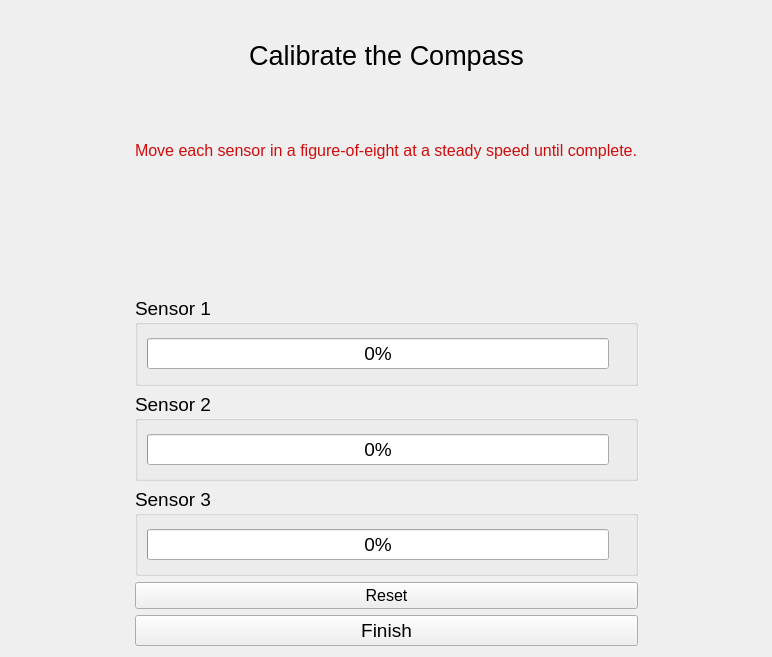
<?xml version="1.0" encoding="UTF-8"?>
<ui version="4.0">
 <class>CompassCalibration</class>
 <widget class="QWidget" name="CompassCalibration">
  <property name="geometry">
   <rect>
    <x>0</x>
    <y>0</y>
    <width>772</width>
    <height>657</height>
   </rect>
  </property>
  <property name="windowTitle">
   <string>Form</string>
  </property>
  <layout class="QGridLayout" name="gridLayout">
   <item row="0" column="1">
    <widget class="QLabel" name="label">
     <property name="font">
      <font>
       <pointsize>20</pointsize>
      </font>
     </property>
     <property name="text">
      <string>Calibrate the Compass</string>
     </property>
     <property name="alignment">
      <set>Qt::AlignCenter</set>
     </property>
    </widget>
   </item>
   <item row="7" column="1">
    <widget class="QPushButton" name="finishButton">
     <property name="font">
      <font>
       <pointsize>14</pointsize>
      </font>
     </property>
     <property name="text">
      <string>Finish</string>
     </property>
    </widget>
   </item>
   <item row="0" column="0" rowspan="6">
    <spacer name="horizontalSpacer">
     <property name="orientation">
      <enum>Qt::Horizontal</enum>
     </property>
     <property name="sizeHint" stdset="0">
      <size>
       <width>40</width>
       <height>20</height>
      </size>
     </property>
    </spacer>
   </item>
   <item row="4" column="1">
    <widget class="QGroupBox" name="groupBox_2">
     <property name="font">
      <font>
       <pointsize>14</pointsize>
      </font>
     </property>
     <property name="title">
      <string>Sensor 2</string>
     </property>
     <layout class="QHBoxLayout" name="horizontalLayout_2">
      <item>
       <widget class="QProgressBar" name="sensor2_progressBar">
        <property name="font">
         <font>
          <pointsize>14</pointsize>
         </font>
        </property>
        <property name="value">
         <number>0</number>
        </property>
       </widget>
      </item>
      <item>
       <widget class="QLabel" name="sensor2_progressLabel">
        <property name="palette">
         <palette>
          <active>
           <colorrole role="WindowText">
            <brush brushstyle="SolidPattern">
             <color alpha="255">
              <red>0</red>
              <green>199</green>
              <blue>0</blue>
             </color>
            </brush>
           </colorrole>
          </active>
          <inactive>
           <colorrole role="WindowText">
            <brush brushstyle="SolidPattern">
             <color alpha="255">
              <red>0</red>
              <green>199</green>
              <blue>0</blue>
             </color>
            </brush>
           </colorrole>
          </inactive>
          <disabled>
           <colorrole role="WindowText">
            <brush brushstyle="SolidPattern">
             <color alpha="255">
              <red>120</red>
              <green>120</green>
              <blue>120</blue>
             </color>
            </brush>
           </colorrole>
          </disabled>
         </palette>
        </property>
        <property name="text">
         <string/>
        </property>
       </widget>
      </item>
     </layout>
    </widget>
   </item>
   <item row="1" column="1">
    <widget class="QLabel" name="label_2">
     <property name="palette">
      <palette>
       <active>
        <colorrole role="WindowText">
         <brush brushstyle="SolidPattern">
          <color alpha="255">
           <red>208</red>
           <green>12</green>
           <blue>12</blue>
          </color>
         </brush>
        </colorrole>
       </active>
       <inactive>
        <colorrole role="WindowText">
         <brush brushstyle="SolidPattern">
          <color alpha="255">
           <red>208</red>
           <green>12</green>
           <blue>12</blue>
          </color>
         </brush>
        </colorrole>
       </inactive>
       <disabled>
        <colorrole role="WindowText">
         <brush brushstyle="SolidPattern">
          <color alpha="255">
           <red>120</red>
           <green>120</green>
           <blue>120</blue>
          </color>
         </brush>
        </colorrole>
       </disabled>
      </palette>
     </property>
     <property name="font">
      <font>
       <pointsize>12</pointsize>
      </font>
     </property>
     <property name="text">
      <string>Move each sensor in a figure-of-eight at a steady speed until complete.</string>
     </property>
    </widget>
   </item>
   <item row="3" column="1">
    <widget class="QGroupBox" name="groupBox">
     <property name="font">
      <font>
       <pointsize>14</pointsize>
      </font>
     </property>
     <property name="title">
      <string>Sensor 1</string>
     </property>
     <layout class="QHBoxLayout" name="horizontalLayout">
      <item>
       <widget class="QProgressBar" name="sensor1_progressBar">
        <property name="font">
         <font>
          <pointsize>14</pointsize>
         </font>
        </property>
        <property name="value">
         <number>0</number>
        </property>
       </widget>
      </item>
      <item>
       <widget class="QLabel" name="sensor1_progressLabel">
        <property name="palette">
         <palette>
          <active>
           <colorrole role="WindowText">
            <brush brushstyle="SolidPattern">
             <color alpha="255">
              <red>0</red>
              <green>199</green>
              <blue>0</blue>
             </color>
            </brush>
           </colorrole>
          </active>
          <inactive>
           <colorrole role="WindowText">
            <brush brushstyle="SolidPattern">
             <color alpha="255">
              <red>0</red>
              <green>199</green>
              <blue>0</blue>
             </color>
            </brush>
           </colorrole>
          </inactive>
          <disabled>
           <colorrole role="WindowText">
            <brush brushstyle="SolidPattern">
             <color alpha="255">
              <red>120</red>
              <green>120</green>
              <blue>120</blue>
             </color>
            </brush>
           </colorrole>
          </disabled>
         </palette>
        </property>
        <property name="text">
         <string/>
        </property>
       </widget>
      </item>
     </layout>
    </widget>
   </item>
   <item row="0" column="2" rowspan="6">
    <spacer name="horizontalSpacer_2">
     <property name="orientation">
      <enum>Qt::Horizontal</enum>
     </property>
     <property name="sizeHint" stdset="0">
      <size>
       <width>40</width>
       <height>20</height>
      </size>
     </property>
    </spacer>
   </item>
   <item row="5" column="1">
    <widget class="QGroupBox" name="groupBox_3">
     <property name="font">
      <font>
       <pointsize>14</pointsize>
      </font>
     </property>
     <property name="title">
      <string>Sensor 3</string>
     </property>
     <layout class="QHBoxLayout" name="horizontalLayout_3">
      <item>
       <widget class="QProgressBar" name="sensor3_progressBar">
        <property name="font">
         <font>
          <pointsize>14</pointsize>
         </font>
        </property>
        <property name="value">
         <number>0</number>
        </property>
       </widget>
      </item>
      <item>
       <widget class="QLabel" name="sensor3_progressLabel">
        <property name="palette">
         <palette>
          <active>
           <colorrole role="WindowText">
            <brush brushstyle="SolidPattern">
             <color alpha="255">
              <red>0</red>
              <green>199</green>
              <blue>0</blue>
             </color>
            </brush>
           </colorrole>
          </active>
          <inactive>
           <colorrole role="WindowText">
            <brush brushstyle="SolidPattern">
             <color alpha="255">
              <red>0</red>
              <green>199</green>
              <blue>0</blue>
             </color>
            </brush>
           </colorrole>
          </inactive>
          <disabled>
           <colorrole role="WindowText">
            <brush brushstyle="SolidPattern">
             <color alpha="255">
              <red>120</red>
              <green>120</green>
              <blue>120</blue>
             </color>
            </brush>
           </colorrole>
          </disabled>
         </palette>
        </property>
        <property name="text">
         <string/>
        </property>
       </widget>
      </item>
     </layout>
    </widget>
   </item>
   <item row="6" column="1">
    <widget class="QPushButton" name="resetButton">
     <property name="font">
      <font>
       <pointsize>12</pointsize>
      </font>
     </property>
     <property name="text">
      <string>Reset</string>
     </property>
    </widget>
   </item>
  </layout>
 </widget>
 <resources/>
 <connections/>
</ui>
